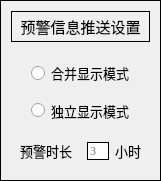
   <widget class="QWidget" name="verticalWidget_3" native="true">
    <property name="geometry">
     <rect>
      <x>10</x>
      <y>140</y>
      <width>161</width>
      <height>181</height>
     </rect>
    </property>
    <property name="styleSheet">
     <string notr="true">border:1px solid</string>
    </property>
    <layout class="QVBoxLayout" name="verticalLayout">
     <item>
      <widget class="QLabel" name="label">
       <property name="font">
        <font>
         <family>方正小标宋简体</family>
         <pointsize>11</pointsize>
        </font>
       </property>
       <property name="text">
        <string>预警信息推送设置</string>
       </property>
       <property name="alignment">
        <set>Qt::AlignCenter</set>
       </property>
      </widget>
     </item>
     <item>
      <widget class="Line" name="line">
       <property name="styleSheet">
        <string notr="true">border:none</string>
       </property>
       <property name="orientation">
        <enum>Qt::Horizontal</enum>
       </property>
      </widget>
     </item>
     <item alignment="Qt::AlignHCenter">
      <widget class="QRadioButton" name="radioButton">
       <property name="sizePolicy">
        <sizepolicy hsizetype="Minimum" vsizetype="Preferred">
         <horstretch>0</horstretch>
         <verstretch>0</verstretch>
        </sizepolicy>
       </property>
       <property name="font">
        <font>
         <family>微软雅黑</family>
         <pointsize>10</pointsize>
        </font>
       </property>
       <property name="layoutDirection">
        <enum>Qt::LeftToRight</enum>
       </property>
       <property name="styleSheet">
        <string notr="true">border:none</string>
       </property>
       <property name="text">
        <string>合并显示模式</string>
       </property>
       <attribute name="buttonGroup">
        <string notr="true">buttonGroup</string>
       </attribute>
      </widget>
     </item>
     <item alignment="Qt::AlignHCenter">
      <widget class="QRadioButton" name="radioButton_2">
       <property name="sizePolicy">
        <sizepolicy hsizetype="Minimum" vsizetype="Preferred">
         <horstretch>0</horstretch>
         <verstretch>0</verstretch>
        </sizepolicy>
       </property>
       <property name="font">
        <font>
         <family>微软雅黑</family>
         <pointsize>10</pointsize>
        </font>
       </property>
       <property name="styleSheet">
        <string notr="true">border:none</string>
       </property>
       <property name="text">
        <string>独立显示模式</string>
       </property>
       <attribute name="buttonGroup">
        <string notr="true">buttonGroup</string>
       </attribute>
      </widget>
     </item>
     <item>
      <widget class="QWidget" name="" native="true">
       <property name="styleSheet">
        <string notr="true">border:none</string>
       </property>
       <layout class="QHBoxLayout" name="horizontalLayout_2" stretch="3,1,1">
        <item>
         <widget class="QLabel" name="label_4">
          <property name="font">
           <font>
            <family>微软雅黑</family>
            <pointsize>10</pointsize>
           </font>
          </property>
          <property name="styleSheet">
           <string notr="true">border:0px solid</string>
          </property>
          <property name="text">
           <string>预警时长</string>
          </property>
         </widget>
        </item>
        <item>
         <widget class="QLineEdit" name="lineEdit">
          <property name="sizePolicy">
           <sizepolicy hsizetype="Preferred" vsizetype="Fixed">
            <horstretch>0</horstretch>
            <verstretch>0</verstretch>
           </sizepolicy>
          </property>
          <property name="font">
           <font>
            <family>Times New Roman</family>
            <weight>50</weight>
            <bold>false</bold>
           </font>
          </property>
          <property name="styleSheet">
           <string notr="true">border:1px solid</string>
          </property>
          <property name="placeholderText">
           <string>3</string>
          </property>
         </widget>
        </item>
        <item>
         <widget class="QLabel" name="label_5">
          <property name="font">
           <font>
            <family>微软雅黑</family>
            <pointsize>10</pointsize>
           </font>
          </property>
          <property name="text">
           <string>小时</string>
          </property>
         </widget>
        </item>
       </layout>
      </widget>
     </item>
    </layout>
   </widget>
